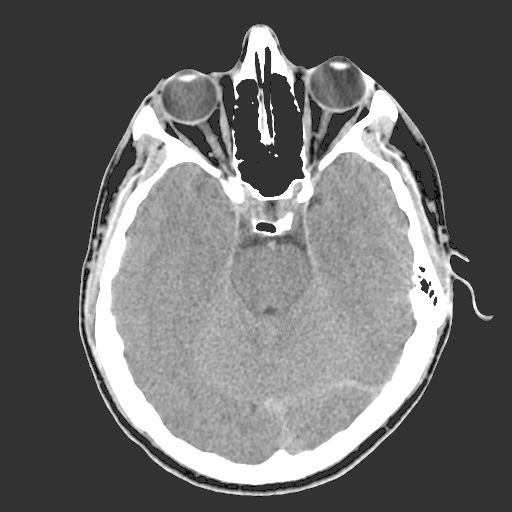
#> input picture HW5_Restoration and Morphology/3_Hole-filling for finding boundaries/HeadCT.tif, 512 x 512 px
$ python Codes.py
#> lines starting #> are read from the running program, lines starting #| are printed output that depends on the picture; after the words box and inside, x2 and y2 are one past the last pixel; in counts of white or black regions, pixels touching at a corner belong together
import numpy as np
import matplotlib.pyplot as plt
import cv2 as cv
#################### Part A ###################
HeadCT = cv.imread('HeadCT.tif', 0)
#> HeadCT is the input picture: shape (512, 512); min 2, max 255, mean 107.2
ret, HeadCT_binary = cv.threshold(HeadCT, 100, 255, cv.THRESH_BINARY)
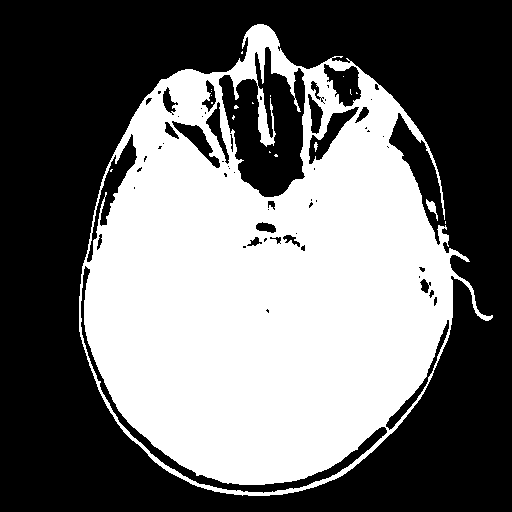
#> HeadCT_binary: shape (512, 512); 43.4% white; 19 white regions (16 under 20 px), largest, box (x1, y1, x2, y2) and area: (79, 24, 493, 496) 113524, (426, 199, 438, 221) 99, (314, 142, 318, 152) 24

plt.figure(1)
plt.imshow(HeadCT_binary, cmap='gray', vmin=0, vmax=255)
plt.axis(False)
plt.savefig('HeadCT binary.png')
#################### Part B ###################
kernel= cv.getStructuringElement(cv.MORPH_ELLIPSE, (20,20)) # elliptic kernel
closing = cv.morphologyEx(HeadCT_binary, cv.MORPH_CLOSE, kernel)
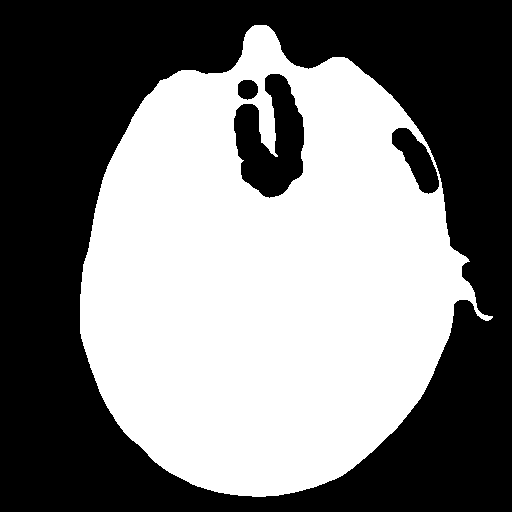
#> closing: shape (512, 512); 48.3% white; 1 white region, box (x1, y1, x2, y2) and area: (80, 25, 493, 497) 126582

plt.figure(2)
plt.imshow(closing, cmap='gray', vmin=0, vmax=255)
plt.axis(False)
plt.savefig('HeadCT closing.png')
#################### Part C ###################
def hole_filling(img, seed):
#> called with seed = (162, 427)
    x_k_1 = np.full_like(img,0)
    x_k_1[seed] = 255
    kernel = np.array([[1 , 1 , 1],
                       [1 , 1 , 1],
                       [1 , 1 , 1]])
    while 1:
        dilation = cv.dilate(x_k_1, kernel, iterations=1)
        img_c = np.bitwise_not(img)
        x_k = dilation & img_c
        if (x_k == x_k_1).all():
            break
        else:
            x_k_1 = x_k
#> this loop made 36 passes
#> pass 1, in hole_filling, `x_k = dilation & img_c`:
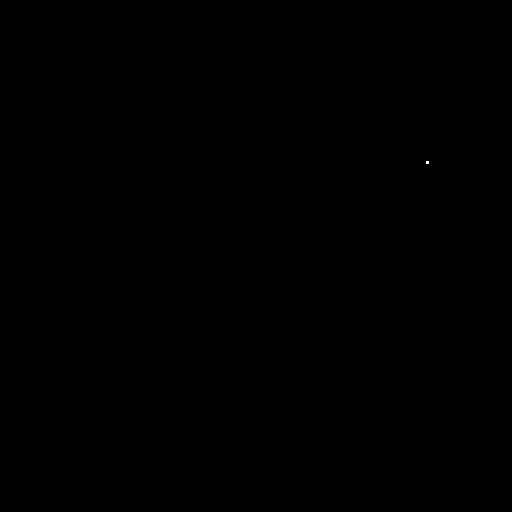
#> x_k: shape (512, 512); 0% white in thin lines or dots, all inside (x1, y1, x2, y2) = (426, 161, 429, 164)
#> after the loop:
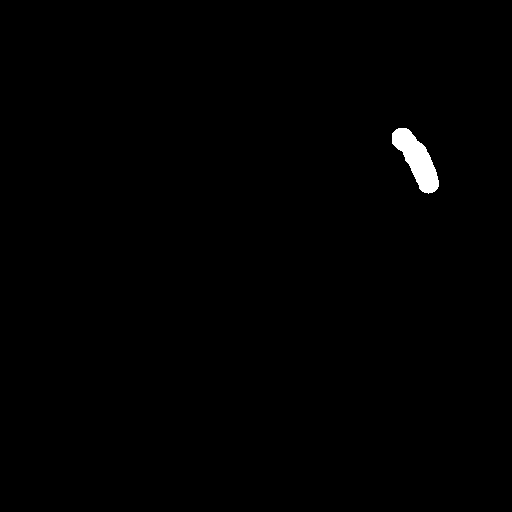
#> x_k_1: shape (512, 512); 0.58% white; 1 white region, box (x1, y1, x2, y2) and area: (392, 128, 439, 194) 1510
    return (x_k | img)
#> returned value: shape (512, 512); 48.9% white; 1 white region, box (x1, y1, x2, y2) and area: (80, 25, 493, 497) 128092

seed1 = (162,427)
img1 = hole_filling(closing, seed1)

seed2 = (166,284)
img2 = hole_filling(img1, seed2)
#> call 2 of hole_filling, with seed = (166, 284)
#> after the loop in hole_filling (call 2), `while 1:`:
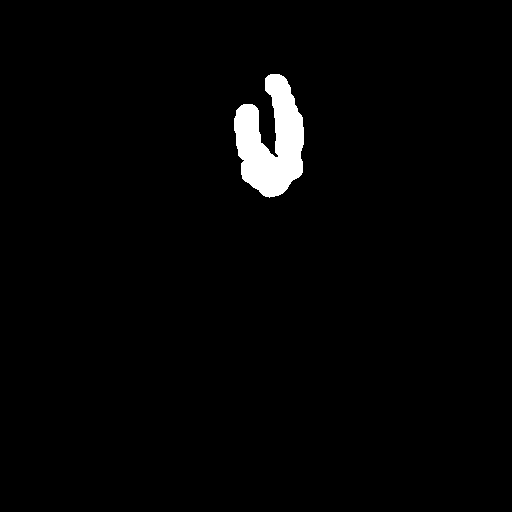
#> x_k_1: shape (512, 512); 2.1% white; 1 white region, box (x1, y1, x2, y2) and area: (234, 74, 304, 198) 5375
#> in hole_filling (call 2), `return (x_k | img)`:
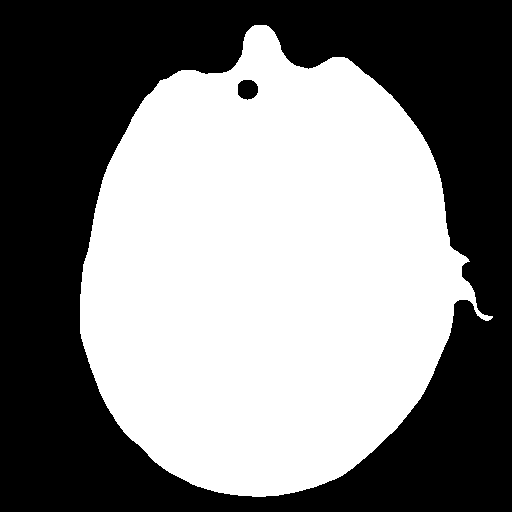
#> returned value: shape (512, 512); 50.9% white; 2 black regions, box (x1, y1, x2, y2) and area: (0, 0, 512, 512) 128352, (238, 80, 258, 100) 325

seed3 = (82,247)
img3 = hole_filling(img2, seed3)
#> after the loop in hole_filling (call 3), `while 1:`: x_k_1: shape (512, 512); 0.12% white; 1 white region, box (x1, y1, x2, y2) and area: (238, 80, 258, 100) 325
#> in hole_filling (call 3), `return (x_k | img)`: returned value: shape (512, 512); 51% white; 1 black region, box (x1, y1, x2, y2) and area: (0, 0, 512, 512) 128352

plt.figure(3)
plt.subplot(131), plt.imshow(img1, cmap='gray', vmin=0, vmax=255), plt.axis(False), plt.title('1')
plt.subplot(132), plt.imshow(img2, cmap='gray', vmin=0, vmax=255), plt.axis(False), plt.title('2')
plt.subplot(133), plt.imshow(img3, cmap='gray', vmin=0, vmax=255), plt.axis(False), plt.title('3')
plt.savefig('hole filling.png')
#################### Part D ###################
kernel2 =  np.array([[1 , 1 , 1],
                    [1 , 1 , 1],
                    [1 , 1 , 1]])
boundary = img3 - (cv.erode(img3, kernel2, iterations=1))
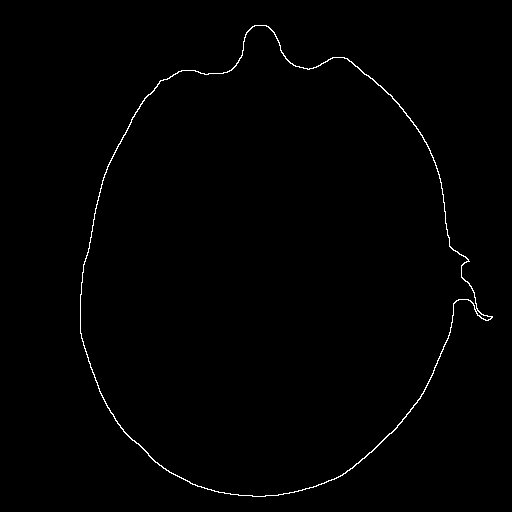
#> boundary: shape (512, 512); 0.71% white in thin lines or dots, all inside (x1, y1, x2, y2) = (80, 25, 493, 497)
plt.figure(4)
plt.imshow(boundary, cmap='gray', vmin=0, vmax=255)
plt.title('finding boundaries')
plt.axis(False)
plt.savefig('finding boundaries.png')
plt.show()
